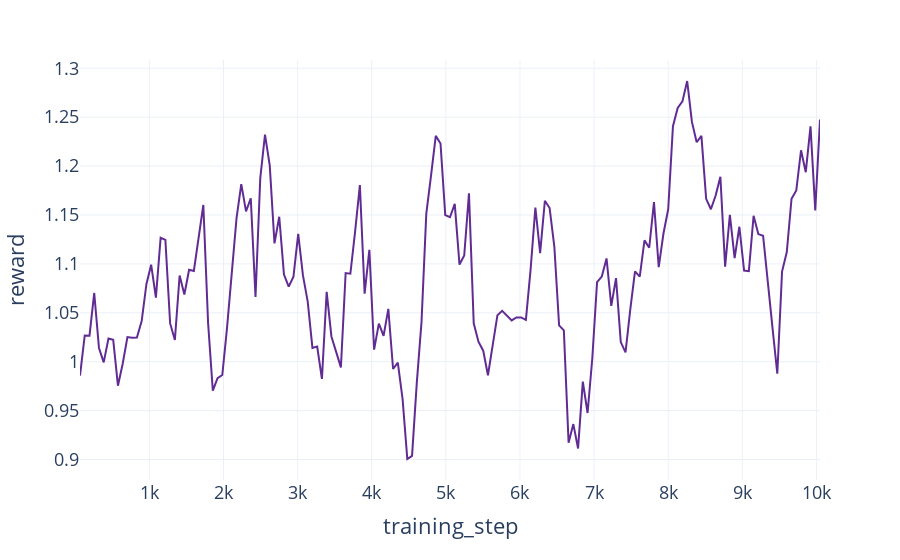

Source (notebook cell):
### Code cell
fig = px.line(
    maskable_graph_training_reward,
    x="Step",
    y="Value",
    labels={
        "Step": "training_step",
        "Value": "reward",
    },
    template=THEME,
)
fig.update_xaxes({"title": {"font": {"size": 22}}, "tickfont": {"size": 18}})
fig.update_yaxes({"title": {"font": {"size": 22}}, "tickfont": {"size": 18}})
fig.update_traces(line_color="#612b94")

### Figure 1 — Plotly figure (JSON) as saved in the notebook; plotly's stock layout.template omitted (floating-point values rounded to 4 significant figures; data arrays with more than 128 entries replaced by an {"elided": "..."} marker saying what was removed)
{"data": [{"hovertemplate": "training_step=%{x}<br>reward=%{y}<extra></extra>", "legendgroup": "", "line": {"color": "#612b94", "dash": "solid"}, "marker": {"symbol": "circle"}, "mode": "lines", "name": "", "orientation": "v", "showlegend": false, "type": "scatter", "x": {"elided": "157 int values"}, "xaxis": "x", "y": {"elided": "157 float values"}, "yaxis": "y"}], "layout": {"legend": {"tracegroupgap": 0}, "margin": {"t": 60}, "xaxis": {"anchor": "y", "domain": [0, 1], "tickfont": {"size": 18}, "title": {"font": {"size": 22}, "text": "training_step"}}, "yaxis": {"anchor": "x", "domain": [0, 1], "tickfont": {"size": 18}, "title": {"font": {"size": 22}, "text": "reward"}}}}
